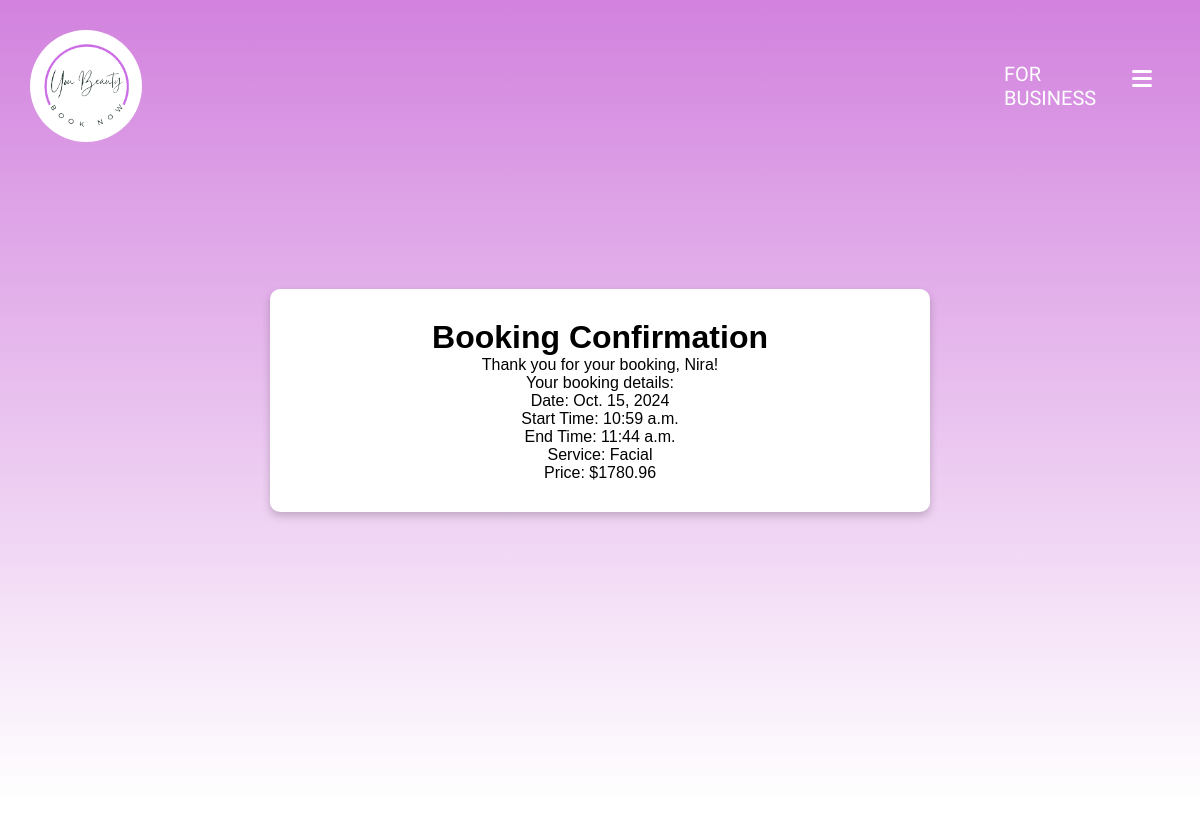
Screenshot of /booking_confirmation/4/ with the database file from the repository.
### customers/models.py (models this page shows, shortened)
class Booking(models.Model):
    customer = models.ForeignKey(Customer, on_delete=models.CASCADE)
    salon_service = models.ForeignKey('salons.SalonService', on_delete=models.CASCADE)
    date = models.DateField()
    start_time = models.TimeField()
    end_time = models.TimeField()
    is_cancelled = models.BooleanField(default=False)

class Customer(models.Model):
    user = models.OneToOneField('auth.User', on_delete=models.CASCADE)
    phone_number = models.CharField(max_length=20)
    profile_photo = models.ImageField(upload_to='profile_photos/', blank=True, null=True)

### salons/models.py (models this page shows, shortened)
class SalonService(models.Model):
    salon = models.ForeignKey(SalonInfo, on_delete=models.CASCADE)
    service = models.ForeignKey(Service, on_delete=models.CASCADE)
    price = models.DecimalField(max_digits=10, decimal_places=2)
    duration = models.DurationField()
    description = models.TextField(blank=True, null=True)

class Service(models.Model):
    service_name = models.CharField(max_length=255)

### customers/views.py (the view)
# urls.py: path('booking_confirmation/<int:booking_id>/', views.booking_confirmation, name='booking_confirmation'),
def booking_confirmation(request, booking_id):
    booking = Booking.objects.get(id=booking_id)
    return render(request, 'bookings/booking_confirmation.html', {'booking': booking})

### accounts/context_processors.py (called while the page is built, shortened)
def global_variable(request):
    is_authenticated_customer = False
    is_authenticated_salon_owner = False
    current_user = request.user
    print(f"{current_user} is authenticated salon_owner: {is_authenticated_salon_owner}")
    return {
        "is_authenticated_customer": is_authenticated_customer,
        "is_authenticated_salon_owner": is_authenticated_salon_owner,
    }

### templates/bookings/booking_confirmation.html
{% extends "base.html" %}
{% load static %}
{% block content %}
<div class="confirmation-container">
    <link rel="stylesheet" type="text/css" href="{% static 'css/booking_confirmation.css' %}">
    <div class="confirmation-box">
        <h1>Booking Confirmation</h1>
        <p>Thank you for your booking, {{ booking.customer.user.username }}!</p>
        <p>Your booking details:</p>
        <ul>
            <li>Date: {{ booking.date }}</li>
            <li>Start Time: {{ booking.start_time }}</li>
            <li>End Time: {{ booking.end_time }}</li>
            <li>Service: {{ booking.salon_service.service.service_name }}</li>
            <li>Price: ${{ booking.salon_service.price }}</li>
        </ul>
    </div>
</div>
{% endblock %}

### static/css/style.css (style rules this page uses)
* { padding: 0; margin: 0; }
body { padding-bottom: 100px; }
:root { --bar-width: 20px; --bar-height: 3px; --hamburger-gap: 4px; --background: #fff; --animation-timing: 200ms ease-in-out; }

### static/css/booking_confirmation.css (style rules this page uses)
.confirmation-container { display: flex; justify-content: center; align-items: center; min-height: 100vh; }
.confirmation-container .confirmation-box { background-color: white; border-radius: 10px; box-shadow: 0 4px 8px rgba(0, 0, 0, 0.2); padding: 30px; max-width: 600px; width: 80%; text-align: center; font-family: 'Kanit', sans-serif; }
.confirmation-container .confirmation-box ul { list-style-type: none; padding: 0; margin: 0; }

### rows the page displays
Booking: customer.user.username "Nira", date "Oct. 15, 2024", start_time "10:59 a.m.", end_time "11:44 a.m.", salon_service.service.service_name "Facial", salon_service.price "1780.96"
